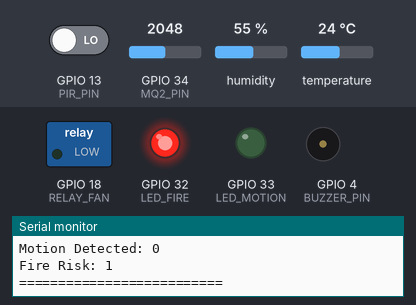
Recording of a sketch running on a simulated ESP32. Parts: switched loads named in the sketch (green lamp = pin HIGH), output pins drawn as LEDs (lit = HIGH), buzzer (waves = sounding), the last lines printed to the serial monitor. The test bench sets the inputs (shaded band); at power-on: GPIO 13 (PIR_PIN) LOW, temperature 24 °C, GPIO 34 (MQ2_PIN) = 2048, humidity 55 %.

Above: at 3.8 s.
3.9 s: GPIO 13 (PIR_PIN) driven HIGH
At 7.3 s:
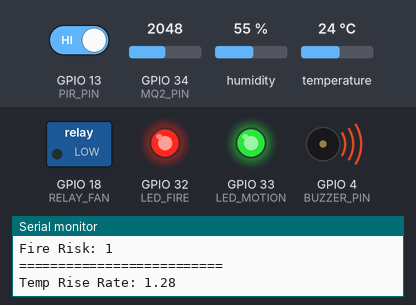
At 8.4 s:
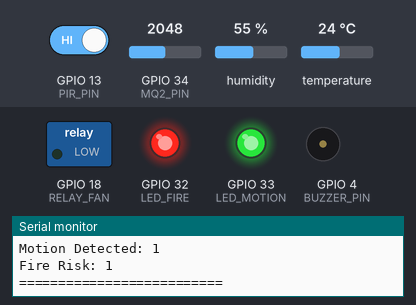
12.5 s: temperature set to 25.1 °C
19.5 s: temperature set to 25.9 °C
At 25.5 s:
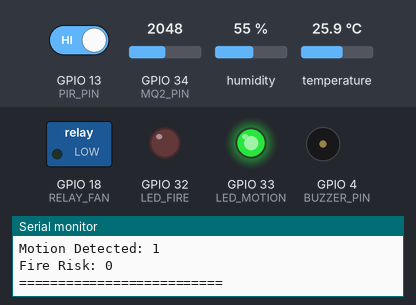
Timing chart, 0 to 33.1 s (numbered marks = the images above; inputs shaded):
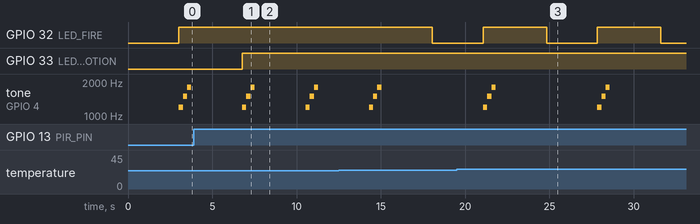

The sketch:

sketch.ino
```cpp
#include <DHT.h>

  /* ================= PIN DEFINITIONS ================= */
  #define DHT_PIN           5
  #define DHT_TYPE          DHT22

  #define MQ2_PIN           34
  #define PIR_PIN           13

  #define BUZZER_PIN        4
  #define LED_FIRE          32
  #define LED_MOTION        33
  #define RELAY_FAN         18   // Ventilation / exhaust

  /* ================= THRESHOLDS ================= */
  #define TEMP_THRESHOLD          60.0     // Fire temperature
  #define TEMP_RISE_THRESHOLD     0.12     // °C/sec
  #define SMOKE_THRESHOLD         3757     // MQ-2 calibrated value

  #define SAMPLE_COUNT 5

  /* ================= GLOBAL VARIABLES ================= */
  DHT dht(DHT_PIN, DHT_TYPE);

  float tempSamples[SAMPLE_COUNT];
  int smokeSamples[SAMPLE_COUNT];
  int sampleIndex = 0;

  bool fireDetected = false;
  bool motionDetected = false;

  float lastTemp = 0;
  unsigned long lastTempTime = 0;

  /* ================= HELPER FUNCTIONS ================= */

  float averageTemp() {
    float sum = 0;
    for (int i = 0; i < SAMPLE_COUNT; i++) sum += tempSamples[i];
    return sum / SAMPLE_COUNT;
  }

  int averageSmoke() {
    int sum = 0;
    for (int i = 0; i < SAMPLE_COUNT; i++) sum += smokeSamples[i];
    return sum / SAMPLE_COUNT;
  }

  /* Temperature Rate-of-Rise Detection */
  bool detectRapidTempIncrease(float currentTemp) {
    unsigned long now = millis();

    if (lastTempTime == 0) {
      lastTemp = currentTemp;
      lastTempTime = now;
      return false;
    }

    float deltaTemp = currentTemp - lastTemp;
    float deltaTime = (now - lastTempTime) / 1000.0;

    lastTemp = currentTemp;
    lastTempTime = now;

    if (deltaTime <= 0) return false;

    float rate = deltaTemp / deltaTime;
    Serial.print("Temp Rise Rate: ");
    Serial.println(rate);

    return (rate >= TEMP_RISE_THRESHOLD);
  }

  /* Alarm Sound */
  void fireAlarm() {
    int tones[] = {1200, 1500, 1800};
    for (int i = 0; i < 3; i++) {
      tone(BUZZER_PIN, tones[i]);
      delay(250);
    }
    noTone(BUZZER_PIN);
  }

  /* ================= SETUP ================= */
  void setup() {
    Serial.begin(115200);

    pinMode(MQ2_PIN, INPUT);
    pinMode(PIR_PIN, INPUT);

    pinMode(BUZZER_PIN, OUTPUT);
    pinMode(LED_FIRE, OUTPUT);
    pinMode(LED_MOTION, OUTPUT);
    pinMode(RELAY_FAN, OUTPUT);

    digitalWrite(LED_FIRE, LOW);
    digitalWrite(LED_MOTION, LOW);
    digitalWrite(RELAY_FAN, LOW);

    for (int i = 0; i < SAMPLE_COUNT; i++) {
      tempSamples[i] = 0;
      smokeSamples[i] = 0;
    }

    dht.begin();
    Serial.println("Child Safety System Initialized");
  }

  /* ================= MAIN LOOP ================= */
  void loop() {
    float temperature = dht.readTemperature();
    int smoke = analogRead(MQ2_PIN);
    int motion = digitalRead(PIR_PIN);

    /* Update sliding window */
    tempSamples[sampleIndex] = temperature;
    smokeSamples[sampleIndex] = smoke;
    sampleIndex = (sampleIndex + 1) % SAMPLE_COUNT;

    float avgTemp = averageTemp();
    int avgSmoke = averageSmoke();

    /* Fire & Hazard Detection */
    bool highTemp = avgTemp >= TEMP_THRESHOLD;
    bool rapidTempRise = detectRapidTempIncrease(avgTemp);
    bool smokeDetected = avgSmoke >= SMOKE_THRESHOLD;

    fireDetected = highTemp || rapidTempRise || smokeDetected;

    /* Motion Detection (Baby movement) */
    motionDetected = (motion == HIGH);

    /* OUTPUT CONTROL */
    digitalWrite(LED_FIRE, fireDetected);
    digitalWrite(LED_MOTION, motionDetected);
    digitalWrite(RELAY_FAN, smokeDetected);

    if (fireDetected) {
      fireAlarm();
    }

    /* ===== SERIAL MONITOR ===== */
    Serial.println("===== SYSTEM STATUS =====");
    Serial.print("Temperature: "); Serial.println(avgTemp);
    Serial.print("Smoke Level: "); Serial.println(avgSmoke);
    Serial.print("Motion Detected: "); Serial.println(motionDetected);
    Serial.print("Fire Risk: "); Serial.println(fireDetected);
    Serial.println("==========================\n");

    delay(3000);
  }
```

Measured:
- the behaviour switches between 25.8 and 25.9 °C on temperature (found by bisection; images 2 and 3)
- after the input at 3.9 s, GPIO 33 (LED_MOTION): LOW → HIGH after 2.9 s
- after the input at 19.5 s, GPIO 32 (LED_FIRE): alternates HIGH for 3.8 s and LOW for 3.0 s, starting after 1.6 s; tone on GPIO 4 (BUZZER_PIN): plays 1200 Hz for 0.25 s, 1500 Hz for 0.25 s, 1800 Hz for 0.25 s, 1200 Hz for 0.25 s, 1500 Hz for 0.25 s, 1800 Hz for 0.25 s, starting after 1.6 s
- by itself, tone on GPIO 4 (BUZZER_PIN): plays 1200 Hz for 0.25 s, 1500 Hz for 0.25 s, 1800 Hz for 0.25 s, 1200 Hz for 0.25 s, 1500 Hz for 0.25 s, 1800 Hz for 0.25 s
